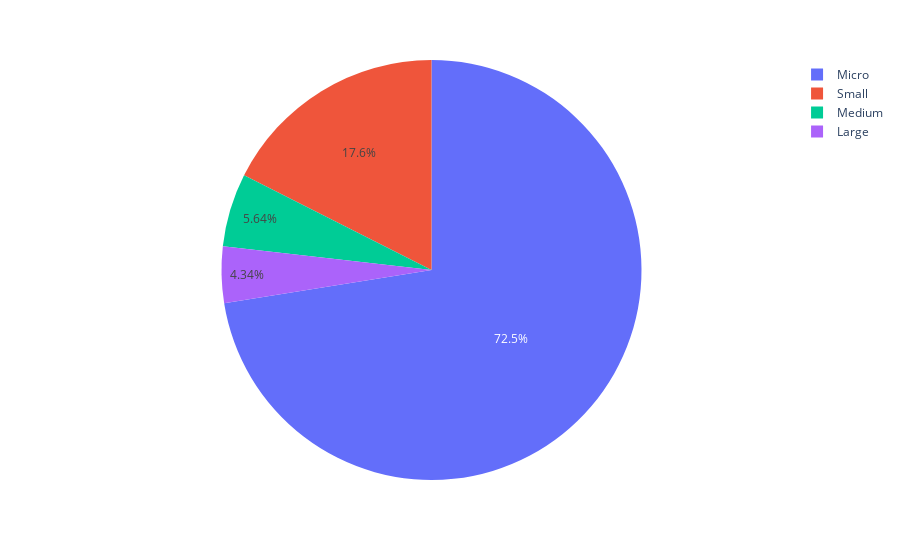

Write notebook code for a chart like this one.
### Code cell
df_temp = df2[df2['size_em'] != 'Unknown']
df_temp = df_temp[df_temp['GCNAE_COD'] == 'C']
df_temp = df_temp[df_temp['size_to'] != 'Unknown']
df_temp1 = df_temp.groupby('size_em')['ADN_OID_CENTRO'].count().reset_index()
fig = px.pie(df_temp1, values='ADN_OID_CENTRO', names='size_em')
fig.show()

### Figure 1 — Plotly figure (JSON) as saved in the notebook; plotly's stock layout.template omitted (floating-point values rounded to 4 significant figures)
{"data": [{"domain": {"x": [0, 1], "y": [0, 1]}, "hovertemplate": "size_em=%{label}<br>ADN_OID_CENTRO=%{value}<extra></extra>", "labels": ["Large", "Medium", "Micro", "Small"], "legendgroup": "", "name": "", "showlegend": true, "type": "pie", "values": [60, 78, 1003, 243]}], "layout": {"legend": {"tracegroupgap": 0}, "margin": {"t": 60}}}
